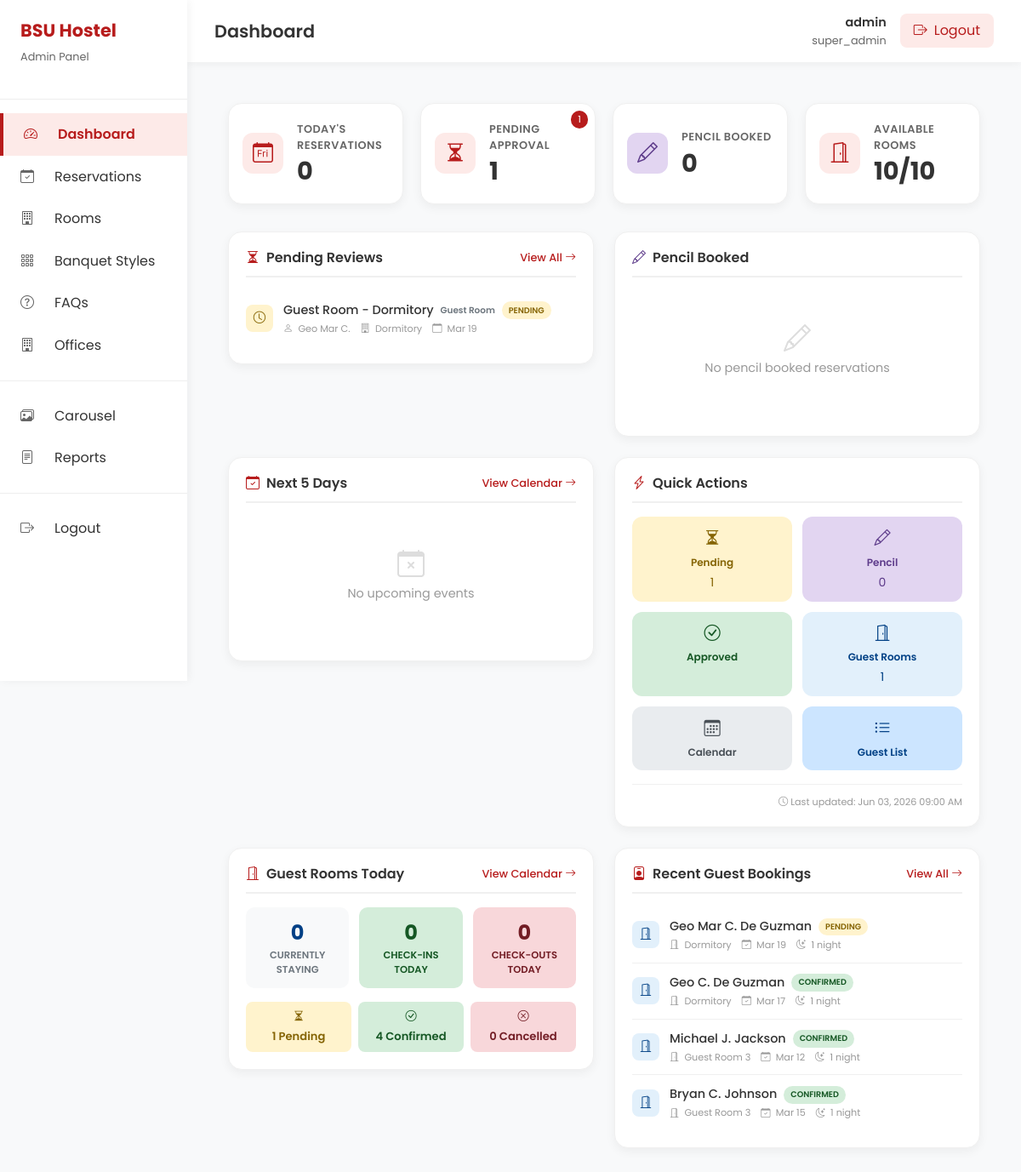
The page /admin/index.php (signed in) on the database its author committed.
### tables this page shows
CREATE TABLE `guest_room_reservations` (
  `id` int(11) NOT NULL,
  `booking_no` varchar(50) NOT NULL,
  `user_id` int(11) DEFAULT NULL,
  `guest_name` varchar(255) NOT NULL,
  `guest_email` varchar(255) NOT NULL,
  `guest_contact` varchar(50) NOT NULL,
  `guest_address` text DEFAULT NULL,
  `guest_dob` date DEFAULT NULL,
  `guest_id_type` varchar(50) DEFAULT NULL,
  `guest_id_number` varchar(100) DEFAULT NULL,
  `purpose_of_stay` varchar(255) DEFAULT NULL,
  `check_in_date` date NOT NULL,
  `check_out_date` date NOT NULL,
  `check_in_time` time NOT NULL,
  `check_out_time` time NOT NULL,
  `number_of_nights` int(11) GENERATED ALWAYS AS (to_days(`check_out_date`) - to_days(`check_in_date`)) STORED,
  `adults_count` int(11) NOT NULL DEFAULT 1,
  `children_count` int(11) NOT NULL DEFAULT 0,
  `total_guests` int(11) NOT NULL,
  `guest_room_id` int(11) NOT NULL,
  `extra_bed_requested` tinyint(1) NOT NULL DEFAULT 0,
  `extra_beds_count` int(11) NOT NULL DEFAULT 0,
  `room_price_per_night` decimal(10,2) NOT NULL,
  `extra_bed_price_per_night` decimal(10,2) DEFAULT 0.00,
  `subtotal` decimal(10,2) NOT NULL,
  `discount_amount` decimal(10,2) DEFAULT 0.00,
  `total_amount` decimal(10,2) NOT NULL,
  `other_guests` longtext DEFAULT NULL CHECK (json_valid(`other_guests`)),
  `status` enum('pending','pencil_booked','confirmed','checked_in','checked_out','cancelled','no_show') NOT NULL DEFAULT 'pending',
  `payment_status` enum('unpaid','partial','paid','refunded') NOT NULL DEFAULT 'unpaid',
  `payment_method` varchar(50) DEFAULT NULL,
  `payment_date` datetime DEFAULT NULL,
  `amount_paid` decimal(10,2) DEFAULT 0.00,
  `special_requests` text DEFAULT NULL,
  `admin_remarks` text DEFAULT NULL,
  `terms_accepted` tinyint(1) NOT NULL DEFAULT 0,
  `terms_accepted_by` varchar(255) DEFAULT NULL,
  `terms_accepted_at` datetime DEFAULT NULL,
  `digital_signature` text DEFAULT NULL,
  `data_privacy_consent` tinyint(1) NOT NULL DEFAULT 0,
  `created_by` int(11) DEFAULT NULL,
  `created_at` timestamp NOT NULL DEFAULT current_timestamp(),
  `updated_at` timestamp NOT NULL DEFAULT current_timestamp() ON UPDATE current_timestamp(),
  `deleted` tinyint(1) NOT NULL DEFAULT 0
);

CREATE TABLE `guest_rooms` (
  `id` int(11) NOT NULL,
  `room_number` varchar(20) NOT NULL,
  `room_name` varchar(100) NOT NULL,
  `room_type` enum('standard','deluxe','family','dormitory') NOT NULL DEFAULT 'standard',
  `capacity_adults` int(11) NOT NULL DEFAULT 2,
  `capacity_children` int(11) NOT NULL DEFAULT 0,
  `max_guests` int(11) NOT NULL DEFAULT 2,
  `bed_configuration` varchar(100) DEFAULT NULL,
  `floor` varchar(20) DEFAULT NULL,
  `price_per_night` decimal(10,2) NOT NULL,
  `extra_bed_available` tinyint(1) NOT NULL DEFAULT 0,
  `extra_bed_price` decimal(10,2) DEFAULT 500.00,
  `description` text DEFAULT NULL,
  `amenities` text DEFAULT NULL,
  `is_active` tinyint(1) NOT NULL DEFAULT 1,
  `sort_order` int(11) DEFAULT 0,
  `created_at` timestamp NOT NULL DEFAULT current_timestamp(),
  `updated_at` timestamp NOT NULL DEFAULT current_timestamp() ON UPDATE current_timestamp()
);

### admin/index.php (the view, shortened to what the rows shown need)
<?php
require_once __DIR__ . '/inc/header.php';
$guest_preview = $conn->query("
    SELECT
        gr.*,
        g.room_name,
        gr.check_in_date AS arrival_date,
        gr.check_out_date AS departure_date
    FROM guest_room_reservations gr
    JOIN guest_rooms g ON gr.guest_room_id = g.id
    WHERE gr.status IN ('pending', 'confirmed', 'checked_in')
    AND gr.deleted = 0
    ORDER BY gr.created_at DESC
    LIMIT 4
");
?>
<div class="content-area">
    <div class="dashboard-two-col" style="margin-bottom:1.5rem;">
        <div class="dashboard-card">
            <?php if ($guest_preview && $guest_preview->num_rows > 0): ?>
                <ul class="pending-list">
                    <?php while ($grow = $guest_preview->fetch_assoc()):
                        $gStatusClass = $grow['status'] === 'confirmed' ? 'status-approved-small' : 'status-pending-small';
                        $gStatusText  = strtoupper($grow['status']);
                        $gNights = (strtotime($grow['departure_date']) - strtotime($grow['arrival_date'])) / 86400;
                    ?>
                    <li class="pending-item">
                        <div class="pending-item-icon" style="background:#e2f0fb;color:#004085;">
                            <i class="bi bi-door-open"></i>
                        </div>
                        <div class="pending-item-content">
                            <div class="pending-item-title">
                                <?= htmlspecialchars(substr($grow['guest_name'], 0, 22)) ?><?= strlen($grow['guest_name']) > 22 ? '…' : '' ?>
                                <span class="status-badge-small <?= $gStatusClass ?>"><?= $gStatusText ?></span>
                            </div>
                            <div class="pending-item-meta">
                                <span><i class="bi bi-door-open"></i> <?= htmlspecialchars(substr($grow['room_name'], 0, 14)) ?></span>
                                <span><i class="bi bi-calendar-check"></i> <?= date('M d', strtotime($grow['arrival_date'])) ?></span>
                                <span><i class="bi bi-moon-stars"></i> <?= (int)$gNights ?> night<?= $gNights!=1?'s':'' ?></span>
                            </div>
                        </div>
                    </li>
                    <?php endwhile; ?>
                </ul>
            <?php endif; ?>
        </div>
    </div>
<?php require_once __DIR__ . '/inc/footer.php'; ?>

### admin/inc/header.php (shortened to what the rows shown need)
<?php
require_once __DIR__ . '/auth.php';
$admin = getAdminInfo($conn);
?>
<!DOCTYPE html>
<html lang="en">
<head>
    <link href="https://cdn.jsdelivr.net/npm/bootstrap@5.3.0/dist/css/bootstrap.min.css" rel="stylesheet">
    <link href="https://cdn.jsdelivr.net/npm/bootstrap-icons@1.11.1/font/bootstrap-icons.css" rel="stylesheet">
</head>
<body>
    <div class="admin-wrapper">
        <div class="sidebar" id="sidebar">
            <div class="sidebar-header">
                <div>
                    <h2>BSU Hostel</h2>
                </div>
            </div>
        </div>
        <div class="main-content">
            <div class="top-bar">
                <div class="user-menu">
                    <div class="user-info">
                        <div class="user-name"><?= htmlspecialchars($admin['username'] ?? 'Admin') ?></div>
                        <div class="user-role"><?= htmlspecialchars($admin['role'] ?? 'Administrator') ?></div>
                    </div>
                </div>
            </div>
            <div class="content-area">

### rows shown on the page
guest_room_reservations: guest_name "Geo Mar C. De Guzman", status "PENDING", guest_room.room_name "Dormitory", check_in_date "Mar 19", gNights "1"
guest_room_reservations: guest_name "Geo C. De Guzman", status "CONFIRMED", guest_room.room_name "Dormitory", check_in_date "Mar 17", gNights "1"
guest_room_reservations: guest_name "Michael J. Jackson", status "CONFIRMED", guest_room.room_name "Guest Room 3", check_in_date "Mar 12", gNights "1"
guest_room_reservations: guest_name "Bryan C. Johnson", status "CONFIRMED", guest_room.room_name "Guest Room 3", check_in_date "Mar 15", gNights "1"

### other values the page prints
$pageTitle "Dashboard"
$admin['username'] "admin"
$admin['role'] "super_admin"
$today_count "0"
$pending_count "1"
$pencil_count "0"
$available_rooms "10"
$total_rooms "10"
substr($row['activity_name'], 0, 25) "Guest Room - Dormitory"
$typeLabel "Guest Room"
substr($row['last_name'], 0, 10) "Geo Mar C."
substr($row['venue_name'], 0, 10) "Dormitory"
date('M d', strtotime($row['start_datetime'])) "Mar 19"
$guest_pending "1"
$guest_today "0"
